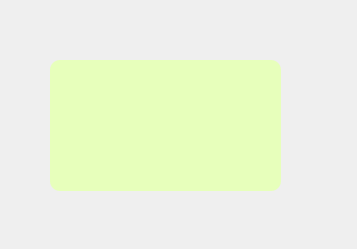
<?xml version="1.0" encoding="UTF-8"?>
<ui version="4.0">
 <class>private_chat</class>
 <widget class="QWidget" name="private_chat">
  <property name="geometry">
   <rect>
    <x>0</x>
    <y>0</y>
    <width>357</width>
    <height>249</height>
   </rect>
  </property>
  <property name="windowTitle">
   <string>Form</string>
  </property>
  <widget class="QLabel" name="label">
   <property name="geometry">
    <rect>
     <x>0</x>
     <y>-10</y>
     <width>391</width>
     <height>261</height>
    </rect>
   </property>
   <property name="styleSheet">
    <string notr="true">border-image: url(:/background/background.png);</string>
   </property>
   <property name="text">
    <string/>
   </property>
  </widget>
  <widget class="QPushButton" name="pushButton">
   <property name="geometry">
    <rect>
     <x>260</x>
     <y>200</y>
     <width>71</width>
     <height>31</height>
    </rect>
   </property>
   <property name="styleSheet">
    <string notr="true">border-image: url(:/send/images (5).jpeg);
border-rAdius:10px;
</string>
   </property>
   <property name="text">
    <string/>
   </property>
  </widget>
  <widget class="QTextEdit" name="textEdit">
   <property name="geometry">
    <rect>
     <x>50</x>
     <y>60</y>
     <width>231</width>
     <height>131</height>
    </rect>
   </property>
   <property name="styleSheet">
    <string notr="true">border-rAdius:10px;
background-color: rgb(231, 255, 187);</string>
   </property>
  </widget>
  <widget class="QLabel" name="label_2">
   <property name="geometry">
    <rect>
     <x>30</x>
     <y>40</y>
     <width>51</width>
     <height>51</height>
    </rect>
   </property>
   <property name="styleSheet">
    <string notr="true">border-rAdius:10px;
border-image: url(:/sticker/images (1).png);
</string>
   </property>
   <property name="text">
    <string/>
   </property>
  </widget>
 </widget>
 <resources/>
 <connections/>
</ui>
